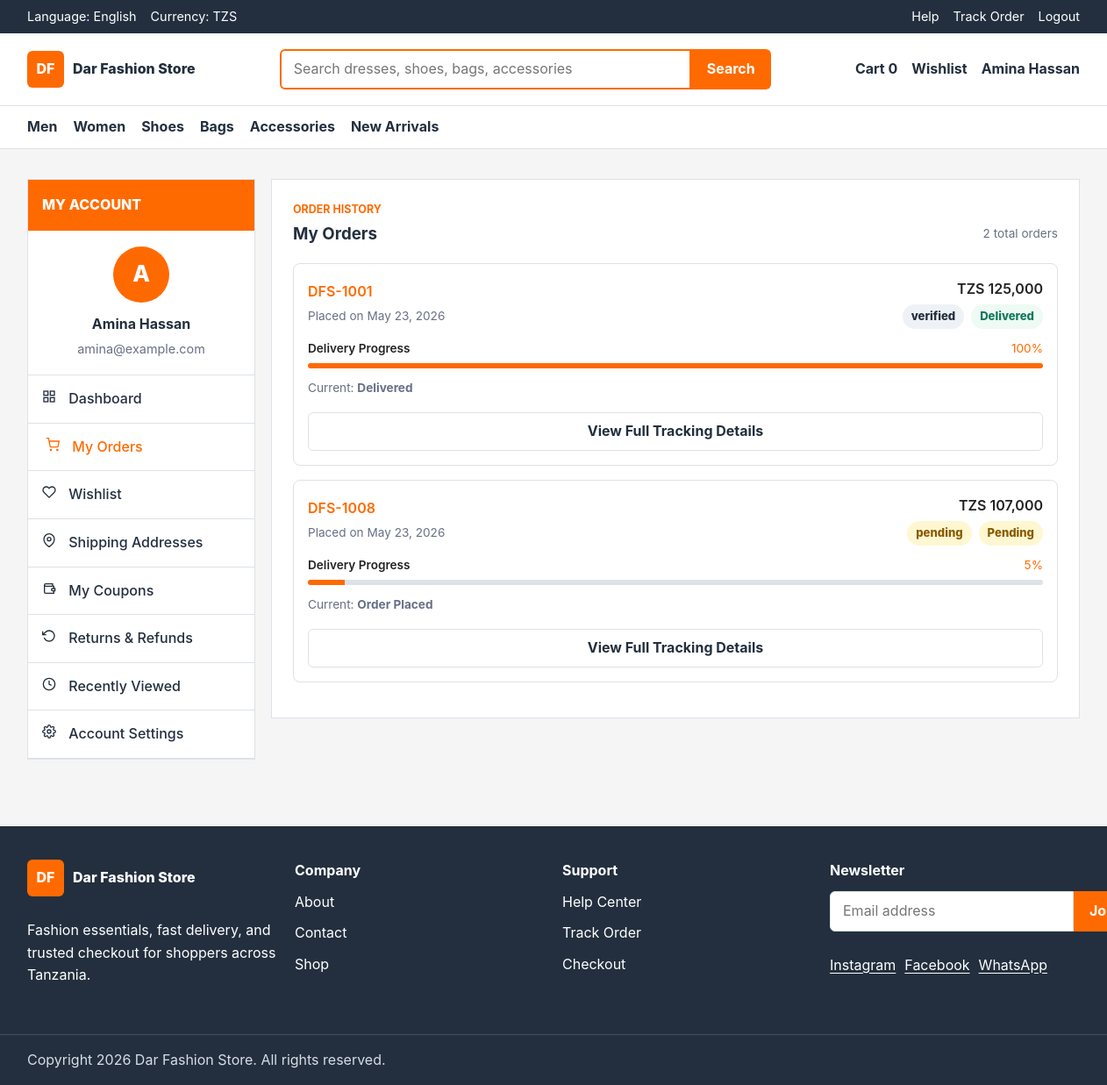
The page /profile.php?tab=orders (signed in) on the database its author committed.
### tables this page shows
CREATE TABLE payments (
    id INT UNSIGNED AUTO_INCREMENT PRIMARY KEY,
    order_id INT UNSIGNED NOT NULL,
    method ENUM('mobile_money', 'card_demo', 'cash_on_delivery') NOT NULL,
    amount DECIMAL(10,2) NOT NULL,
    payment_status ENUM('pending', 'verified', 'failed', 'refunded') NOT NULL DEFAULT 'pending',
    transaction_ref VARCHAR(120),
    provider_response TEXT,
    paid_at TIMESTAMP NULL,
    created_at TIMESTAMP NOT NULL DEFAULT CURRENT_TIMESTAMP,
    CONSTRAINT fk_payments_order
        FOREIGN KEY (order_id) REFERENCES orders(id)
        ON UPDATE CASCADE
        ON DELETE CASCADE,
    INDEX idx_payments_order (order_id),
    INDEX idx_payments_status (payment_status)
);

CREATE TABLE orders (
    id INT UNSIGNED AUTO_INCREMENT PRIMARY KEY,
    order_number VARCHAR(40) NOT NULL UNIQUE,
    user_id INT UNSIGNED,
    customer_name VARCHAR(120) NOT NULL,
    customer_email VARCHAR(160) NOT NULL,
    customer_phone VARCHAR(30) NOT NULL,
    shipping_address TEXT NOT NULL,
    subtotal DECIMAL(10,2) NOT NULL DEFAULT 0.00,
    delivery_fee DECIMAL(10,2) NOT NULL DEFAULT 0.00,
    total DECIMAL(10,2) NOT NULL,
    status ENUM('pending', 'confirmed', 'processing', 'shipped', 'in_transit', 'out_for_delivery', 'delivered', 'cancelled') NOT NULL DEFAULT 'pending',
    delivery_company VARCHAR(120),
    delivery_notes TEXT,
    estimated_delivery_days INT UNSIGNED NOT NULL DEFAULT 1,
    created_at TIMESTAMP NOT NULL DEFAULT CURRENT_TIMESTAMP,
    updated_at TIMESTAMP NOT NULL DEFAULT CURRENT_TIMESTAMP ON UPDATE CURRENT_TIMESTAMP,
    CONSTRAINT fk_orders_user
        FOREIGN KEY (user_id) REFERENCES users(id)
        ON UPDATE CASCADE
        ON DELETE SET NULL,
    INDEX idx_orders_user (user_id),
    INDEX idx_orders_status (status),
    INDEX idx_orders_created_at (created_at)
);

### public/profile.php (the view, shortened to what the rows shown need)
<?php
require_once __DIR__ . '/../app/includes/auth.php';
require_once __DIR__ . '/../app/models/OrderTracking.php';
$database = new Database();
$conn = $database->connect();
require_once __DIR__ . '/../app/controllers/UserController.php';
$tab = $_GET['tab'] ?? 'dashboard';
$userOrders = [];
$totalSpent = 0;
$wishlistItems = [];
$userCoupons = [];
if ($conn) {
    $missingTables = [];
    try {
        $stmt = $conn->prepare("
            SELECT o.*, p.payment_status, p.method
            FROM orders o
            LEFT JOIN payments p ON p.order_id = o.id
            WHERE o.user_id = ?
            ORDER BY o.created_at DESC
            LIMIT 10
        ");
        $stmt->execute([$user['id']]);
        $userOrders = $stmt->fetchAll(PDO::FETCH_ASSOC);
        $stmt = $conn->prepare("SELECT COALESCE(SUM(total), 0) AS total_spent FROM orders WHERE user_id = ?");
        $stmt->execute([$user['id']]);
        $totalSpent = $stmt->fetch(PDO::FETCH_ASSOC)['total_spent'];
    } catch (PDOException $e) {
        if ($e->getCode() === '42S02') {
            $missingTables[] = 'orders';
        } else {
            throw $e;
        }
    }
    try {
        $stmt = $conn->prepare("
            SELECT p.*, w.created_at AS added_at
            FROM user_wishlist w
            JOIN products p ON p.id = w.product_id
            WHERE w.user_id = ?
            ORDER BY w.created_at DESC
        ");
        $stmt->execute([$user['id']]);
        $wishlistItems = $stmt->fetchAll(PDO::FETCH_ASSOC);
    } catch (PDOException $e) {
        if ($e->getCode() === '42S02') {
            $missingTables[] = 'wishlist';
        } else {
            throw $e;
        }
    }
    try {
        $stmt = $conn->prepare("
            SELECT * FROM user_coupons
            WHERE user_id = ?
            ORDER BY valid_until DESC
        ");
        $stmt->execute([$user['id']]);
        $userCoupons = $stmt->fetchAll(PDO::FETCH_ASSOC);
    } catch (PDOException $e) {
        if ($e->getCode() === '42S02') {
            $missingTables[] = 'coupons';
        } else {
            throw $e;
        }
    }
}
include __DIR__ . '/../app/includes/header.php';
?>
<main class="section account-page">
    <div class="container account-layout">
        <section class="account-content">
            <?php if ($tab === 'dashboard'): ?>
                <article class="account-panel">
                    <div class="section-heading section-heading--row">
                        <div>
                            <p class="section-kicker">Customer Dashboard</p>
                            <h1>Welcome back, <?php echo htmlspecialchars($user['fullname']); ?>!</h1>
                        </div>
                        <a href="shop.php" class="button button--primary">Start Shopping</a>
                    </div>
                    <div class="customer-stat-grid">
                        <div class="customer-stat">
                            <div style="display: flex; align-items: center; justify-content: space-between;">
                                <svg width="24" height="24" viewBox="0 0 24 24" fill="none" stroke="currentColor" stroke-width="2" style="color: var(--primary);">
                                    <circle cx="9" cy="21" r="1"></circle>
                                    <circle cx="20" cy="21" r="1"></circle>
                                    <path d="M1 1h4l2.68 13.39a2 2 0 0 0 2 1.61h9.72a2 2 0 0 0 2-1.61L23 6H6"></path>
                                </svg>
                            </div>
                            <strong><?php echo count($userOrders); ?></strong>
                            <span>Total Orders</span>
                        </div>
                        <div class="customer-stat">
                            <div style="display: flex; align-items: center; justify-content: space-between;">
                                <svg width="24" height="24" viewBox="0 0 24 24" fill="none" stroke="currentColor" stroke-width="2" style="color: var(--primary);">
                                    <line x1="12" y1="1" x2="12" y2="23"></line>
                                    <path d="M17 5H9.5a3.5 3.5 0 0 0 0 7h5a3.5 3.5 0 0 1 0 7H6"></path>
                                </svg>
                            </div>
                            <strong>TZS <?php echo number_format($totalSpent, 0); ?></strong>
                            <span>Total Spent</span>
                        </div>
                        <div class="customer-stat">
                            <div style="display: flex; align-items: center; justify-content: space-between;">
                                <svg width="24" height="24" viewBox="0 0 24 24" fill="none" stroke="currentColor" stroke-width="2" style="color: var(--primary);">
                                    <path d="M20.84 4.61a5.5 5.5 0 0 0-7.78 0L12 5.67l-1.06-1.06a5.5 5.5 0 0 0-7.78 7.78l1.06 1.06L12 21.23l7.78-7.78 1.06-1.06a5.5 5.5 0 0 0 0-7.78z"></path>
                                </svg>
                            </div>
                            <strong><?php echo count($wishlistItems); ?></strong>
                            <span>Wishlist Items</span>
                        </div>
                        <div class="customer-stat">
                            <div style="display: flex; align-items: center; justify-content: space-between;">
                                <svg width="24" height="24" viewBox="0 0 24 24" fill="none" stroke="currentColor" stroke-width="2" style="color: var(--primary);">
                                    <path d="M20 12V8H6a2 2 0 0 1-2-2c0-1.1.9-2 2-2h12v4"></path>
                                    <path d="M4 6v12c0 1.1.9 2 2 2h14v-4"></path>
                                    <path d="M18 12a2 2 0 0 0-2 2c0 1.1.9 2 2 2h4v-4h-4z"></path>
                                </svg>
                            </div>
                            <strong><?php echo count($userCoupons); ?></strong>
                            <span>Available Coupons</span>
                        </div>
                    </div>
                    <div class="section-heading section-heading--row">
                        <h2>Recent Orders</h2>
                        <a href="?tab=orders" style="color: var(--primary); font-weight: 600;">View all →</a>
                    </div>
                    <?php if ($userOrders): ?>
                        <?php
                        $tracking = $conn ? new OrderTracking($conn) : null;
                        foreach (array_slice($userOrders, 0, 3) as $order):
                            $timeline = $tracking ? $tracking->buildTimeline($order) : ['steps' => [], 'progress' => 0];
                        ?>
                            <div style="border: 1px solid var(--border); border-radius: 8px; padding: 12px; margin-bottom: 12px;">
                                <div style="display: flex; justify-content: space-between; align-items: center; margin-bottom: 8px;">
                                    <p style="font-weight: 600; color: var(--primary); margin: 0;"><?php echo htmlspecialchars($order['order_number']); ?></p>
                                    <span class="status-pill status-pill--<?php echo htmlspecialchars($order['status']); ?>"><?php echo htmlspecialchars(ucfirst($order['status'])); ?></span>
                                </div>
                                <p style="font-size: 0.85rem; color: var(--muted); margin: 0 0 6px 0;"><?php echo date('M d, Y', strtotime($order['created_at'])); ?></p>
                                <div style="width: 100%; height: 4px; background: var(--border); border-radius: 2px; overflow: hidden; margin-bottom: 6px;">
                                    <div style="width: <?php echo (int) $timeline['progress']; ?>%; height: 100%; background: var(--primary);"></div>
                                </div>
                                <p style="font-size: 0.75rem; margin: 0; color: var(--primary); font-weight: 600;"><?php echo (int) $timeline['progress']; ?>% delivered</p>
                                <a href="track-order.php?order_number=<?php echo urlencode($order['order_number']); ?>&email=<?php echo urlencode($user['email']); ?>" class="button button--secondary" style="width: 100%; margin-top: 8px; padding: 6px 12px; font-size: 0.85rem;">Track Order</a>
                            </div>
                        <?php endforeach; ?>
                    <?php else: ?>
                        <p class="empty-state">No orders yet. <a href="shop.php" style="color: var(--primary); font-weight: 600;">Start shopping!</a></p>
                    <?php endif; ?>
                </article>
            <?php elseif ($tab === 'orders'): ?>
                <article class="account-panel">
                    <div class="section-heading section-heading--row">
                        <div>
                            <h1>My Orders</h1>
                        </div>
                    </div>
                    <?php if ($userOrders): ?>
                        <?php
                        $tracking = $conn ? new OrderTracking($conn) : null;
                        foreach ($userOrders as $order):
                            $timeline = $tracking ? $tracking->buildTimeline($order) : ['steps' => [], 'progress' => 0];
                        ?>
                            <div style="border: 1px solid var(--border); border-radius: 8px; padding: 16px; margin-bottom: 16px;">
                                <div style="display: flex; justify-content: space-between; align-items: center; margin-bottom: 12px;">
                                    <div>
                                        <p style="font-weight: 600; color: var(--primary); margin: 0 0 4px 0;"><?php echo htmlspecialchars($order['order_number']); ?></p>
                                        <p style="font-size: 0.85rem; color: var(--muted); margin: 0;">Placed on <?php echo date('M d, Y', strtotime($order['created_at'])); ?></p>
                                    </div>
                                    <div style="text-align: right;">
                                        <p style="font-weight: 600; margin: 0 0 4px 0;">TZS <?php echo number_format($order['total'], 0); ?></p>
                                        <div style="display: flex; gap: 8px; justify-content: flex-end;">
                                            <span class="status-pill status-pill--<?php echo htmlspecialchars($order['payment_status'] ?? 'pending'); ?>"><?php echo htmlspecialchars($order['payment_status'] ?? 'pending'); ?></span>
                                            <span class="status-pill status-pill--<?php echo htmlspecialchars($order['status']); ?>"><?php echo htmlspecialchars(ucfirst($order['status'])); ?></span>
                                        </div>
                                    </div>
                                </div>
                                <div style="margin-bottom: 12px;">
                                    <div style="display: flex; justify-content: space-between; align-items: center; margin-bottom: 6px;">
                                        <span style="font-size: 0.85rem; font-weight: 600;">Delivery Progress</span>
                                        <span style="font-size: 0.85rem; color: var(--primary);"><?php echo (int) $timeline['progress']; ?>%</span>
                                    </div>
                                    <div style="width: 100%; height: 6px; background: var(--border); border-radius: 3px; overflow: hidden;">
                                        <div style="width: <?php echo (int) $timeline['progress']; ?>%; height: 100%; background: var(--primary); transition: width 0.3s ease;"></div>
                                    </div>
                                </div>
                                <?php
                                $currentStep = null;
                                foreach ($timeline['steps'] as $item) {
                                    if ($item['state'] === 'completed' || $item['state'] === 'current') {
                                        $currentStep = $item['step']['label'];
                                    }
                                }
                                ?>
                                <?php if ($currentStep): ?>
                                    <p style="font-size: 0.85rem; margin: 8px 0; color: var(--muted);">Current: <strong><?php echo htmlspecialchars($currentStep); ?></strong></p>
                                <?php endif; ?>
                                <a href="track-order.php?order_number=<?php echo urlencode($order['order_number']); ?>&email=<?php echo urlencode($user['email']); ?>" class="button button--secondary" style="width: 100%; margin-top: 8px;">View Full Tracking Details</a>
                            </div>
                        <?php endforeach; ?>
                    <?php else: ?>
                        <p class="empty-state">No orders yet. <a href="shop.php" style="color: var(--primary); font-weight: 600;">Start shopping!</a></p>
                    <?php endif; ?>
                </article>
            <?php endif; ?>
        </section>
    </div>
</main>
<?php include __DIR__ . '/../app/includes/footer.php'; ?>

### rows shown on the page
payments: order.order_number "DFS-1001", order.created_at "May 23, 2026", order.total "125,000", payment_status "verified", order.status "Delivered", progress "100", currentStep "Delivered"
payments: order.order_number "DFS-1008", order.created_at "May 23, 2026", order.total "107,000", payment_status "pending", order.status "Pending", progress "5", currentStep "Order Placed"

### other values the page prints
$cartCount "0"
$loggedInUser['fullname'] "Amina Hassan"
$customerInitial "A"
$user['fullname'] "Amina Hassan"
$user['email'] "amina@example.com"
count($userOrders) "2"
